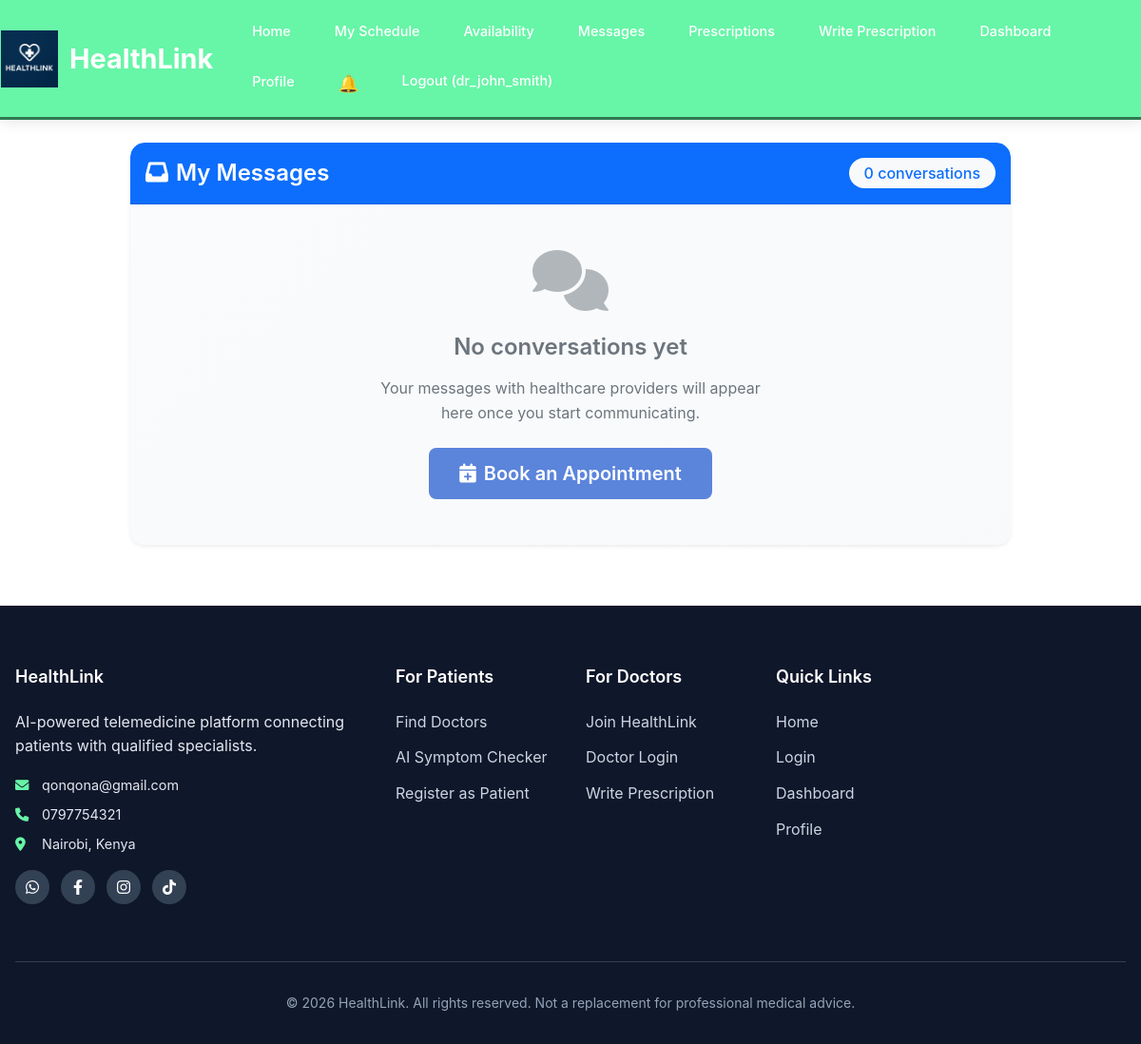
/messaging/ (signed in), run on an earlier commit of the app's database.
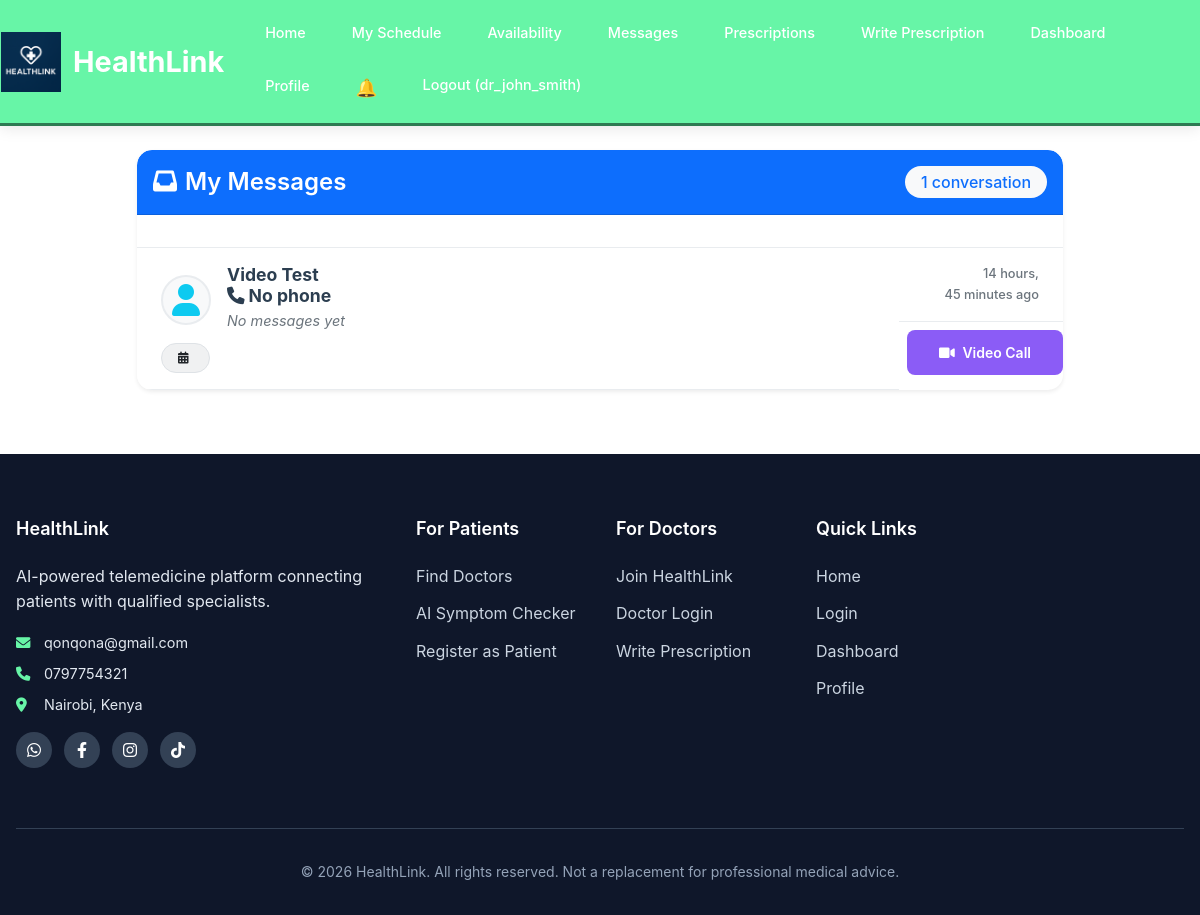
And on a later commit of the database.
### messaging/models.py (models this page shows, shortened)
class Conversation(models.Model):
    patient = models.ForeignKey(User, on_delete=models.CASCADE, related_name='patient_conversations')
    doctor = models.ForeignKey(User, on_delete=models.CASCADE, related_name='doctor_conversations')
    appointment = models.ForeignKey(Appointment, on_delete=models.CASCADE, null=True, blank=True)
    created_at = models.DateTimeField(auto_now_add=True)
    updated_at = models.DateTimeField(auto_now=True)
    class Meta:
        unique_together = ['patient', 'doctor', 'appointment']

### users/models.py (models this page shows, shortened)
class CustomUser(AbstractUser):
    USER_TYPE_CHOICES = (
        ('patient', 'Patient'),
        ('doctor', 'Doctor'),
        ('admin', 'Admin'),
    )
    user_type = models.CharField(max_length=10, choices=USER_TYPE_CHOICES, default='patient')
    phone_number = models.CharField(max_length=15, blank=True)
    date_of_birth = models.DateField(null=True, blank=True)
    groups = models.ManyToManyField(
        'auth.Group',
        verbose_name='groups',
        blank=True,
        help_text='The groups this user belongs to.',
        related_name='customuser_set',
        related_query_name='user',
    )
    user_permissions = models.ManyToManyField(
        'auth.Permission',
        verbose_name='user permissions',
        blank=True,
        help_text='Specific permissions for this user.',
        related_name='customuser_set',
        related_query_name='user',
    )

### messaging/views.py (the view)
# urls.py: path('', views.conversation_list, name='conversation_list'),
@login_required
def conversation_list(request):
    if request.user.user_type == 'patient':
        conversations = Conversation.objects.filter(patient=request.user)
    elif request.user.user_type == 'doctor':
        conversations = Conversation.objects.filter(doctor=request.user)
    else:
        conversations = Conversation.objects.none()
    conversations = conversations.order_by('-updated_at')
    return render(request, 'messaging/conversations.html', {
        'conversations': conversations
    })

### templates/messaging/conversations.html (shortened to what the changed rows need)
{% extends 'base.html' %}
{% load static %}
{% block content %}
<div class="container mt-4">
    <div class="row justify-content-center">
        <div class="col-lg-10">
            <div class="card shadow-sm border-0">
                <div class="card-header bg-primary text-white py-3">
                    <div class="d-flex justify-content-between align-items-center">
                        <h4 class="mb-0">
                            <i class="fas fa-inbox me-2"></i>My Messages
                        </h4>
                        <span class="badge bg-light text-primary fs-6">
                            {{ conversations|length }} conversation{{ conversations|pluralize }}
                        </span>
                    </div>
                </div>
                {% if conversations %}
                <div class="card-body p-0">
                    <div class="list-group list-group-flush">
                        {% for conversation in conversations %}
                        <a href="{% url 'messaging:conversation_detail' conversation.id %}"
                           class="list-group-item list-group-item-action conversation-item py-3">
                            <div class="d-flex w-100 justify-content-between align-items-start">
                                <div class="flex-grow-1 me-3">
                                    <div class="d-flex align-items-center mb-2">
                                        <div class="avatar-placeholder me-3">
                                            <i class="fas {% if user.user_type == 'patient' %}fa-user-md text-primary{% else %}fa-user text-info{% endif %} fa-2x"></i>
                                        </div>
                                        <div class="flex-grow-1">
                                            <h6 class="mb-1 fw-bold conversation-title">
                                                {% if user.user_type == 'patient' %}
                                                    Dr. {{ conversation.doctor.get_full_name }}
                                                {% else %}
                                                   <div>
                                                       <div>{{ conversation.patient.get_full_name }}</div>
                                                            <i class="fas fa-phone me-1"></i>{{ conversation.patient.phone|default:"No phone" }}
                                                   </div>
                                                {% endif %}
                                            </h6>
                                            {% with last_message=conversation.messages.last %}
                                            <p class="mb-1 text-muted conversation-preview">
                                                {% if last_message %}
                                                    <strong>
                                                        {% if last_message.sender == user %}
                                                            You:
                                                        {% else %}
                                                            {% if user.user_type == 'patient' %}
                                                                Dr. {{ conversation.doctor.get_full_name }}:
                                                            {% else %}
                                                                {{ conversation.patient.get_full_name }}:
                                                            {% endif %}
                                                        {% endif %}
                                                    </strong>
                                                    {{ last_message.content|truncatewords:12 }}
                                                {% else %}
                                                    <span class="text-muted fst-italic">No messages yet</span>
                                                {% endif %}
                                            </p>
                                            {% endwith %}
                                        </div>
                                    </div>
                                    {% if conversation.appointment %}
                                    <div class="mt-2">
                                        <span class="badge bg-secondary bg-opacity-10 text-dark border">
                                            <i class="fas fa-calendar-alt me-1"></i>{{ conversation.appointment.service_type }}
                                        </span>
                                    </div>
                                    {% endif %}
                                </div>
                                <div class="text-end">
                                    <small class="text-muted d-block conversation-time">
                                        {{ conversation.updated_at|timesince }} ago
                                    </small>
                                    <a href="{% url 'messaging:conversation_detail' conversation.id %}?start_video=1"
                                       class="btn btn-sm mt-2"
                                       style="background: #8b5cf6; color: white;"
                                       onclick="event.stopPropagation();">
                                        <i class="fas fa-video me-1"></i> Video Call
                                    </a>
                                </div>
                            </div>
                        </a>
                        {% endfor %}
                    </div>
                </div>
                {% else %}
                <div class="card-body text-center py-5 empty-state">
                    <div class="empty-state-content">
                        <i class="fas fa-comments fa-4x text-muted mb-4 opacity-50"></i>
                        <h4 class="text-muted mb-3">No conversations yet</h4>
                        <p class="text-muted mb-4">Your messages with healthcare providers will appear here once you start communicating.</p>
                        <a href="/appointments/doctors/" class="btn btn-primary btn-lg">
                            <i class="fas fa-calendar-plus me-2"></i>Book an Appointment
                        </a>
                    </div>
                </div>
                {% endif %}
            </div>
        </div>
    </div>
</div>
{% endblock %}

What changed in the data, as far as the page shows it:
added Conversation: patient.get_full_name "Video Test", patient.phone "No phone", updated_at "14 hours, 45 minutes"
Also different on the page:
{{ conversations|length }}: "0" → "1"
text no longer shown: "No conversations yet Your messages with healthcare providers will appear here once you start communicating. Book an Appointment"
